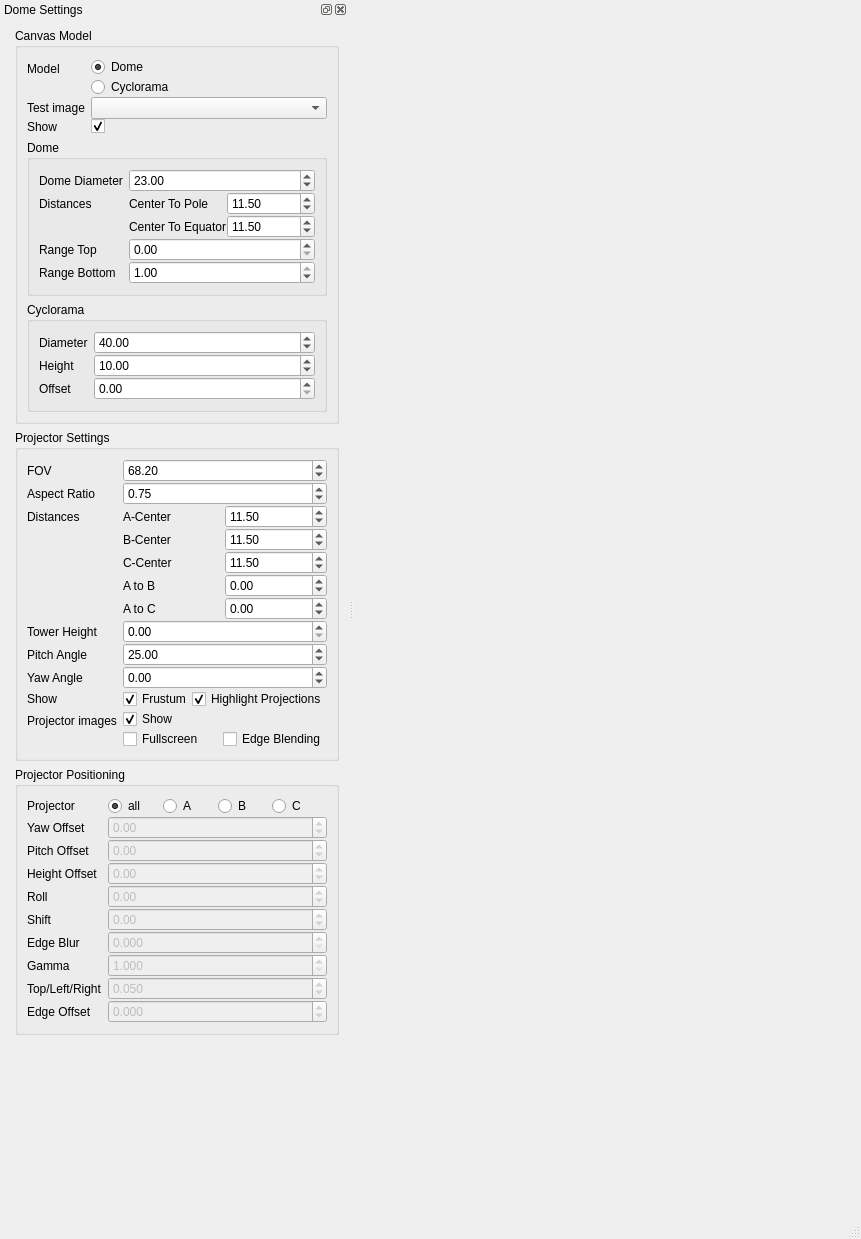
 <widget class="QMainWindow" name="DomeGUI">
  <property name="geometry">
   <rect>
    <x>0</x>
    <y>0</y>
    <width>861</width>
    <height>1239</height>
   </rect>
  </property>
  <property name="acceptDrops">
   <bool>false</bool>
  </property>
  <property name="windowTitle">
   <string>Dome Simulator</string>
  </property>
  <widget class="QWidget" name="centralwidget">
   <layout class="QHBoxLayout" name="horizontalLayout">
    <item>
     <widget class="GLWidget" name="glWidget" native="true">
      <property name="focusPolicy">
       <enum>Qt::WheelFocus</enum>
      </property>
     </widget>
    </item>
   </layout>
  </widget>
  <widget class="QMenuBar" name="menubar">
   <property name="geometry">
    <rect>
     <x>0</x>
     <y>0</y>
     <width>861</width>
     <height>25</height>
    </rect>
   </property>
  </widget>
  <widget class="QStatusBar" name="statusbar"/>
  <widget class="QDockWidget" name="dockNavigation">
   <property name="windowTitle">
    <string>Dome Settings</string>
   </property>
   <attribute name="dockWidgetArea">
    <number>1</number>
   </attribute>
   <widget class="QWidget" name="grpSettings">
    <layout class="QFormLayout" name="formLayout_3">
     <property name="sizeConstraint">
      <enum>QLayout::SetDefaultConstraint</enum>
     </property>
     <property name="fieldGrowthPolicy">
      <enum>QFormLayout::AllNonFixedFieldsGrow</enum>
     </property>
     <item row="2" column="1">
      <widget class="QGroupBox" name="grpProjectorSettings">
       <property name="styleSheet">
        <string notr="true"/>
       </property>
       <property name="title">
        <string>Projector Settings</string>
       </property>
       <layout class="QVBoxLayout" name="verticalLayout_3">
        <item>
         <layout class="QFormLayout" name="formLayout">
          <property name="fieldGrowthPolicy">
           <enum>QFormLayout::AllNonFixedFieldsGrow</enum>
          </property>
          <property name="verticalSpacing">
           <number>0</number>
          </property>
          <item row="0" column="0">
           <widget class="QLabel" name="lbAngleOfView">
            <property name="text">
             <string>FOV</string>
            </property>
           </widget>
          </item>
          <item row="0" column="1">
           <widget class="QDoubleSpinBox" name="boxAngleOfView">
            <property name="minimum">
             <double>0.000000000000000</double>
            </property>
            <property name="maximum">
             <double>179.000000000000000</double>
            </property>
            <property name="value">
             <double>68.200000000000003</double>
            </property>
           </widget>
          </item>
          <item row="1" column="0">
           <widget class="QLabel" name="lbAspectRatio">
            <property name="text">
             <string>Aspect Ratio</string>
            </property>
           </widget>
          </item>
          <item row="1" column="1">
           <widget class="QDoubleSpinBox" name="boxAspectRatio">
            <property name="minimum">
             <double>0.000000000000000</double>
            </property>
            <property name="maximum">
             <double>1.000000000000000</double>
            </property>
            <property name="singleStep">
             <double>0.010000000000000</double>
            </property>
            <property name="value">
             <double>0.750000000000000</double>
            </property>
           </widget>
          </item>
          <item row="2" column="0">
           <widget class="QLabel" name="distancesLabel">
            <property name="text">
             <string>Distances</string>
            </property>
           </widget>
          </item>
          <item row="2" column="1">
           <layout class="QGridLayout" name="gridLayout_2">
            <property name="verticalSpacing">
             <number>0</number>
            </property>
            <item row="4" column="1">
             <widget class="QDoubleSpinBox" name="boxCCenter">
              <property name="value">
               <double>11.500000000000000</double>
              </property>
             </widget>
            </item>
            <item row="4" column="0">
             <widget class="QLabel" name="label_5">
              <property name="text">
               <string>C-Center</string>
              </property>
             </widget>
            </item>
            <item row="5" column="1">
             <widget class="QDoubleSpinBox" name="boxAB">
              <property name="minimum">
               <double>-360.000000000000000</double>
              </property>
              <property name="maximum">
               <double>360.000000000000000</double>
              </property>
             </widget>
            </item>
            <item row="2" column="0">
             <widget class="QLabel" name="label_3">
              <property name="text">
               <string>A-Center</string>
              </property>
             </widget>
            </item>
            <item row="5" column="0">
             <widget class="QLabel" name="label">
              <property name="text">
               <string>A to B</string>
              </property>
             </widget>
            </item>
            <item row="6" column="0">
             <widget class="QLabel" name="label_2">
              <property name="text">
               <string>A to C</string>
              </property>
             </widget>
            </item>
            <item row="6" column="1">
             <widget class="QDoubleSpinBox" name="boxAC">
              <property name="minimum">
               <double>-360.000000000000000</double>
              </property>
              <property name="maximum">
               <double>360.000000000000000</double>
              </property>
             </widget>
            </item>
            <item row="2" column="1">
             <widget class="QDoubleSpinBox" name="boxACenter">
              <property name="value">
               <double>11.500000000000000</double>
              </property>
             </widget>
            </item>
            <item row="3" column="0">
             <widget class="QLabel" name="label_4">
              <property name="text">
               <string>B-Center</string>
              </property>
             </widget>
            </item>
            <item row="3" column="1">
             <widget class="QDoubleSpinBox" name="boxBCenter">
              <property name="singleStep">
               <double>1.000000000000000</double>
              </property>
              <property name="value">
               <double>11.500000000000000</double>
              </property>
             </widget>
            </item>
           </layout>
          </item>
          <item row="4" column="0">
           <widget class="QLabel" name="lbTowerHeight">
            <property name="text">
             <string>Tower Height</string>
            </property>
           </widget>
          </item>
          <item row="4" column="1">
           <widget class="QDoubleSpinBox" name="boxTowerHeight">
            <property name="singleStep">
             <double>0.100000000000000</double>
            </property>
            <property name="value">
             <double>0.000000000000000</double>
            </property>
           </widget>
          </item>
          <item row="5" column="0">
           <widget class="QLabel" name="lbPitchAngle">
            <property name="text">
             <string>Pitch Angle</string>
            </property>
           </widget>
          </item>
          <item row="6" column="0">
           <widget class="QLabel" name="yawAngleLabel">
            <property name="text">
             <string>Yaw Angle</string>
            </property>
           </widget>
          </item>
          <item row="6" column="1">
           <widget class="QDoubleSpinBox" name="boxYawAngle">
            <property name="minimum">
             <double>-360.000000000000000</double>
            </property>
            <property name="maximum">
             <double>360.000000000000000</double>
            </property>
           </widget>
          </item>
          <item row="8" column="0">
           <widget class="QLabel" name="showLabel">
            <property name="text">
             <string>Show</string>
            </property>
           </widget>
          </item>
          <item row="8" column="1">
           <layout class="QGridLayout" name="showLayout">
            <item row="0" column="0">
             <widget class="QCheckBox" name="chkFrustum">
              <property name="text">
               <string>Frustum</string>
              </property>
              <property name="checked">
               <bool>true</bool>
              </property>
             </widget>
            </item>
            <item row="0" column="1">
             <widget class="QCheckBox" name="chkHighlightProjections">
              <property name="text">
               <string>Highlight Projections</string>
              </property>
              <property name="checked">
               <bool>true</bool>
              </property>
             </widget>
            </item>
           </layout>
          </item>
          <item row="9" column="0">
           <widget class="QLabel" name="projectorImagesLabel">
            <property name="text">
             <string>Projector images</string>
            </property>
           </widget>
          </item>
          <item row="9" column="1">
           <layout class="QGridLayout" name="projImageLayout">
            <item row="0" column="0">
             <widget class="QCheckBox" name="chkShowProjectorImages">
              <property name="text">
               <string>Show</string>
              </property>
              <property name="checked">
               <bool>true</bool>
              </property>
             </widget>
            </item>
            <item row="1" column="1">
             <widget class="QCheckBox" name="chkEdgeBlending">
              <property name="text">
               <string>Edge Blending</string>
              </property>
             </widget>
            </item>
            <item row="1" column="0">
             <widget class="QCheckBox" name="chkFullscreen">
              <property name="text">
               <string>Fullscreen</string>
              </property>
             </widget>
            </item>
           </layout>
          </item>
          <item row="5" column="1">
           <widget class="QDoubleSpinBox" name="boxPitchAngle">
            <property name="minimum">
             <double>-90.000000000000000</double>
            </property>
            <property name="maximum">
             <double>90.000000000000000</double>
            </property>
            <property name="value">
             <double>25.000000000000000</double>
            </property>
           </widget>
          </item>
         </layout>
        </item>
       </layout>
      </widget>
     </item>
     <item row="3" column="1">
      <widget class="QGroupBox" name="grpProjectorPositioning">
       <property name="styleSheet">
        <string notr="true"/>
       </property>
       <property name="title">
        <string>Projector Positioning</string>
       </property>
       <layout class="QGridLayout" name="gridLayout">
        <item row="0" column="0">
         <layout class="QFormLayout" name="projPositioningLayout">
          <property name="fieldGrowthPolicy">
           <enum>QFormLayout::AllNonFixedFieldsGrow</enum>
          </property>
          <property name="verticalSpacing">
           <number>0</number>
          </property>
          <item row="0" column="0">
           <widget class="QLabel" name="lbProjector">
            <property name="text">
             <string>Projector</string>
            </property>
           </widget>
          </item>
          <item row="0" column="1">
           <layout class="QHBoxLayout" name="projSelLayout">
            <item>
             <widget class="QRadioButton" name="btnProjAll">
              <property name="text">
               <string>all</string>
              </property>
              <property name="checked">
               <bool>true</bool>
              </property>
             </widget>
            </item>
            <item>
             <widget class="QRadioButton" name="btnProj1">
              <property name="text">
               <string>A</string>
              </property>
              <property name="checked">
               <bool>false</bool>
              </property>
             </widget>
            </item>
            <item>
             <widget class="QRadioButton" name="btnProj2">
              <property name="text">
               <string>B</string>
              </property>
              <property name="checked">
               <bool>false</bool>
              </property>
             </widget>
            </item>
            <item>
             <widget class="QRadioButton" name="btnProj3">
              <property name="text">
               <string>C</string>
              </property>
             </widget>
            </item>
           </layout>
          </item>
          <item row="1" column="0">
           <widget class="QLabel" name="lbYawOffset">
            <property name="text">
             <string>Yaw Offset</string>
            </property>
           </widget>
          </item>
          <item row="1" column="1">
           <widget class="QDoubleSpinBox" name="boxYawOffset">
            <property name="enabled">
             <bool>false</bool>
            </property>
            <property name="contextMenuPolicy">
             <enum>Qt::NoContextMenu</enum>
            </property>
            <property name="minimum">
             <double>-360.000000000000000</double>
            </property>
            <property name="maximum">
             <double>360.000000000000000</double>
            </property>
           </widget>
          </item>
          <item row="2" column="0">
           <widget class="QLabel" name="lbPitchOffset">
            <property name="text">
             <string>Pitch Offset</string>
            </property>
           </widget>
          </item>
          <item row="2" column="1">
           <widget class="QDoubleSpinBox" name="boxPitchOffset">
            <property name="enabled">
             <bool>false</bool>
            </property>
            <property name="minimum">
             <double>-45.000000000000000</double>
            </property>
            <property name="maximum">
             <double>45.000000000000000</double>
            </property>
            <property name="singleStep">
             <double>1.000000000000000</double>
            </property>
            <property name="value">
             <double>0.000000000000000</double>
            </property>
           </widget>
          </item>
          <item row="4" column="0">
           <widget class="QLabel" name="heightOffsetLabel">
            <property name="text">
             <string>Height Offset</string>
            </property>
           </widget>
          </item>
          <item row="4" column="1">
           <widget class="QDoubleSpinBox" name="boxHeightOffset">
            <property name="enabled">
             <bool>false</bool>
            </property>
            <property name="minimum">
             <double>-5.000000000000000</double>
            </property>
            <property name="maximum">
             <double>5.000000000000000</double>
            </property>
            <property name="singleStep">
             <double>0.100000000000000</double>
            </property>
           </widget>
          </item>
          <item row="6" column="0">
           <widget class="QLabel" name="shiftLabel">
            <property name="text">
             <string>Shift</string>
            </property>
           </widget>
          </item>
          <item row="6" column="1">
           <widget class="QDoubleSpinBox" name="boxShift">
            <property name="enabled">
             <bool>false</bool>
            </property>
            <property name="minimum">
             <double>-5.000000000000000</double>
            </property>
            <property name="maximum">
             <double>5.000000000000000</double>
            </property>
            <property name="singleStep">
             <double>0.100000000000000</double>
            </property>
           </widget>
          </item>
          <item row="5" column="0">
           <widget class="QLabel" name="rollOffsetLabel">
            <property name="text">
             <string>Roll</string>
            </property>
           </widget>
          </item>
          <item row="5" column="1">
           <widget class="QDoubleSpinBox" name="boxRollOffset">
            <property name="enabled">
             <bool>false</bool>
            </property>
            <property name="minimum">
             <double>-90.000000000000000</double>
            </property>
            <property name="maximum">
             <double>90.000000000000000</double>
            </property>
            <property name="singleStep">
             <double>0.100000000000000</double>
            </property>
           </widget>
          </item>
          <item row="7" column="0">
           <widget class="QLabel" name="topBlurLabel">
            <property name="text">
             <string>Edge Blur</string>
            </property>
           </widget>
          </item>
          <item row="7" column="1">
           <widget class="QDoubleSpinBox" name="boxEdgeBlur">
            <property name="enabled">
             <bool>false</bool>
            </property>
            <property name="decimals">
             <number>3</number>
            </property>
            <property name="maximum">
             <double>1.000000000000000</double>
            </property>
            <property name="singleStep">
             <double>0.001000000000000</double>
            </property>
           </widget>
          </item>
          <item row="8" column="0">
           <widget class="QLabel" name="gammaLabel">
            <property name="text">
             <string>Gamma</string>
            </property>
           </widget>
          </item>
          <item row="8" column="1">
           <widget class="QDoubleSpinBox" name="boxGamma">
            <property name="enabled">
             <bool>false</bool>
            </property>
            <property name="decimals">
             <number>3</number>
            </property>
            <property name="minimum">
             <double>1.000000000000000</double>
            </property>
            <property name="singleStep">
             <double>0.100000000000000</double>
            </property>
           </widget>
          </item>
          <item row="9" column="0">
           <widget class="QLabel" name="leftRightLabel">
            <property name="text">
             <string>Top/Left/Right</string>
            </property>
           </widget>
          </item>
          <item row="9" column="1">
           <widget class="QDoubleSpinBox" name="boxTopLeftRight">
            <property name="enabled">
             <bool>false</bool>
            </property>
            <property name="decimals">
             <number>3</number>
            </property>
            <property name="maximum">
             <double>1.000000000000000</double>
            </property>
            <property name="singleStep">
             <double>0.001000000000000</double>
            </property>
            <property name="value">
             <double>0.050000000000000</double>
            </property>
           </widget>
          </item>
          <item row="10" column="0">
           <widget class="QLabel" name="edgeOffsetLabel">
            <property name="text">
             <string>Edge Offset</string>
            </property>
           </widget>
          </item>
          <item row="10" column="1">
           <widget class="QDoubleSpinBox" name="boxEdgeOffset">
            <property name="enabled">
             <bool>false</bool>
            </property>
            <property name="decimals">
             <number>3</number>
            </property>
            <property name="minimum">
             <double>-1.000000000000000</double>
            </property>
            <property name="maximum">
             <double>1.000000000000000</double>
            </property>
            <property name="singleStep">
             <double>0.001000000000000</double>
            </property>
            <property name="value">
             <double>0.000000000000000</double>
            </property>
           </widget>
          </item>
         </layout>
        </item>
       </layout>
      </widget>
     </item>
     <item row="0" column="1">
      <widget class="QGroupBox" name="verticalGroupBox">
       <property name="title">
        <string>Canvas Model</string>
       </property>
       <layout class="QVBoxLayout" name="verticalLayout">
        <item>
         <layout class="QFormLayout" name="formLayout_2">
          <property name="verticalSpacing">
           <number>0</number>
          </property>
          <item row="0" column="0">
           <widget class="QLabel" name="label_8">
            <property name="text">
             <string>Model</string>
            </property>
           </widget>
          </item>
          <item row="0" column="1">
           <layout class="QVBoxLayout" name="verticalLayout_4">
            <item>
             <widget class="QRadioButton" name="btnDome">
              <property name="text">
               <string>Dome</string>
              </property>
              <property name="checked">
               <bool>true</bool>
              </property>
             </widget>
            </item>
            <item>
             <widget class="QRadioButton" name="btnCyclorama">
              <property name="text">
               <string>Cyclorama</string>
              </property>
             </widget>
            </item>
           </layout>
          </item>
          <item row="2" column="0">
           <widget class="QLabel" name="showDomeLabel">
            <property name="text">
             <string>Show</string>
            </property>
           </widget>
          </item>
          <item row="2" column="1">
           <widget class="QCheckBox" name="chkShowDome">
            <property name="text">
             <string/>
            </property>
            <property name="checked">
             <bool>true</bool>
            </property>
           </widget>
          </item>
          <item row="1" column="0">
           <widget class="QLabel" name="lbTestImage">
            <property name="text">
             <string>Test image</string>
            </property>
           </widget>
          </item>
          <item row="1" column="1">
           <widget class="QComboBox" name="boxImages"/>
          </item>
         </layout>
        </item>
        <item>
         <widget class="QGroupBox" name="grpDome">
          <property name="styleSheet">
           <string notr="true"/>
          </property>
          <property name="title">
           <string>Dome</string>
          </property>
          <layout class="QFormLayout" name="formLayout_5">
           <property name="fieldGrowthPolicy">
            <enum>QFormLayout::AllNonFixedFieldsGrow</enum>
           </property>
           <property name="verticalSpacing">
            <number>0</number>
           </property>
           <item row="0" column="0">
            <widget class="QLabel" name="lbDomeDiameter">
             <property name="text">
              <string>Dome Diameter</string>
             </property>
            </widget>
           </item>
           <item row="0" column="1">
            <widget class="QDoubleSpinBox" name="boxDomeDiameter">
             <property name="value">
              <double>23.000000000000000</double>
             </property>
            </widget>
           </item>
           <item row="1" column="0">
            <widget class="QLabel" name="domeHeightLabel">
             <property name="text">
              <string>Distances</string>
             </property>
            </widget>
           </item>
           <item row="1" column="1">
            <layout class="QGridLayout" name="gridLayout_3">
             <property name="verticalSpacing">
              <number>0</number>
             </property>
             <item row="1" column="1">
              <widget class="QDoubleSpinBox" name="boxCenterEquator">
               <property name="value">
                <double>11.500000000000000</double>
               </property>
              </widget>
             </item>
             <item row="0" column="0">
              <widget class="QLabel" name="label_6">
               <property name="text">
                <string>Center To Pole</string>
               </property>
              </widget>
             </item>
             <item row="0" column="1">
              <widget class="QDoubleSpinBox" name="boxCenterPole">
               <property name="value">
                <double>11.500000000000000</double>
               </property>
              </widget>
             </item>
             <item row="1" column="0">
              <widget class="QLabel" name="label_7">
               <property name="text">
                <string>Center To Equator</string>
               </property>
              </widget>
             </item>
            </layout>
           </item>
           <item row="2" column="0">
            <widget class="QLabel" name="rangeTopLabel">
             <property name="text">
              <string>Range Top</string>
             </property>
            </widget>
           </item>
           <item row="2" column="1">
            <widget class="QDoubleSpinBox" name="boxRangeTop">
             <property name="maximum">
              <double>1.000000000000000</double>
             </property>
             <property name="singleStep">
              <double>0.010000000000000</double>
             </property>
            </widget>
           </item>
           <item row="3" column="0">
            <widget class="QLabel" name="rangeBottomLabel">
             <property name="text">
              <string>Range Bottom</string>
             </property>
            </widget>
           </item>
           <item row="3" column="1">
            <widget class="QDoubleSpinBox" name="boxRangeBottom">
             <property name="maximum">
              <double>1.000000000000000</double>
             </property>
             <property name="singleStep">
              <double>0.010000000000000</double>
             </property>
             <property name="value">
              <double>1.000000000000000</double>
             </property>
            </widget>
           </item>
          </layout>
         </widget>
        </item>
        <item>
         <widget class="QGroupBox" name="grpCyclorama">
          <property name="title">
           <string>Cyclorama</string>
          </property>
          <layout class="QFormLayout" name="formLayout_4">
           <property name="fieldGrowthPolicy">
            <enum>QFormLayout::AllNonFixedFieldsGrow</enum>
           </property>
           <property name="verticalSpacing">
            <number>0</number>
           </property>
           <item row="0" column="0">
            <widget class="QLabel" name="diameterLabel">
             <property name="text">
              <string>Diameter</string>
             </property>
            </widget>
           </item>
           <item row="0" column="1">
            <widget class="QDoubleSpinBox" name="boxCycloramaDiameter">
             <property name="value">
              <double>40.000000000000000</double>
             </property>
            </widget>
           </item>
           <item row="1" column="0">
            <widget class="QLabel" name="heightLabel">
             <property name="text">
              <string>Height</string>
             </property>
            </widget>
           </item>
           <item row="1" column="1">
            <widget class="QDoubleSpinBox" name="boxCycloramaHeight">
             <property name="singleStep">
              <double>0.000000000000000</double>
             </property>
             <property name="value">
              <double>10.000000000000000</double>
             </property>
            </widget>
           </item>
           <item row="2" column="0">
            <widget class="QLabel" name="lbCycloramaOffset">
             <property name="text">
              <string>Offset</string>
             </property>
            </widget>
           </item>
           <item row="2" column="1">
            <widget class="QDoubleSpinBox" name="boxCycloramaOffset"/>
           </item>
          </layout>
         </widget>
        </item>
       </layout>
      </widget>
     </item>
    </layout>
   </widget>
  </widget>
 </widget>
